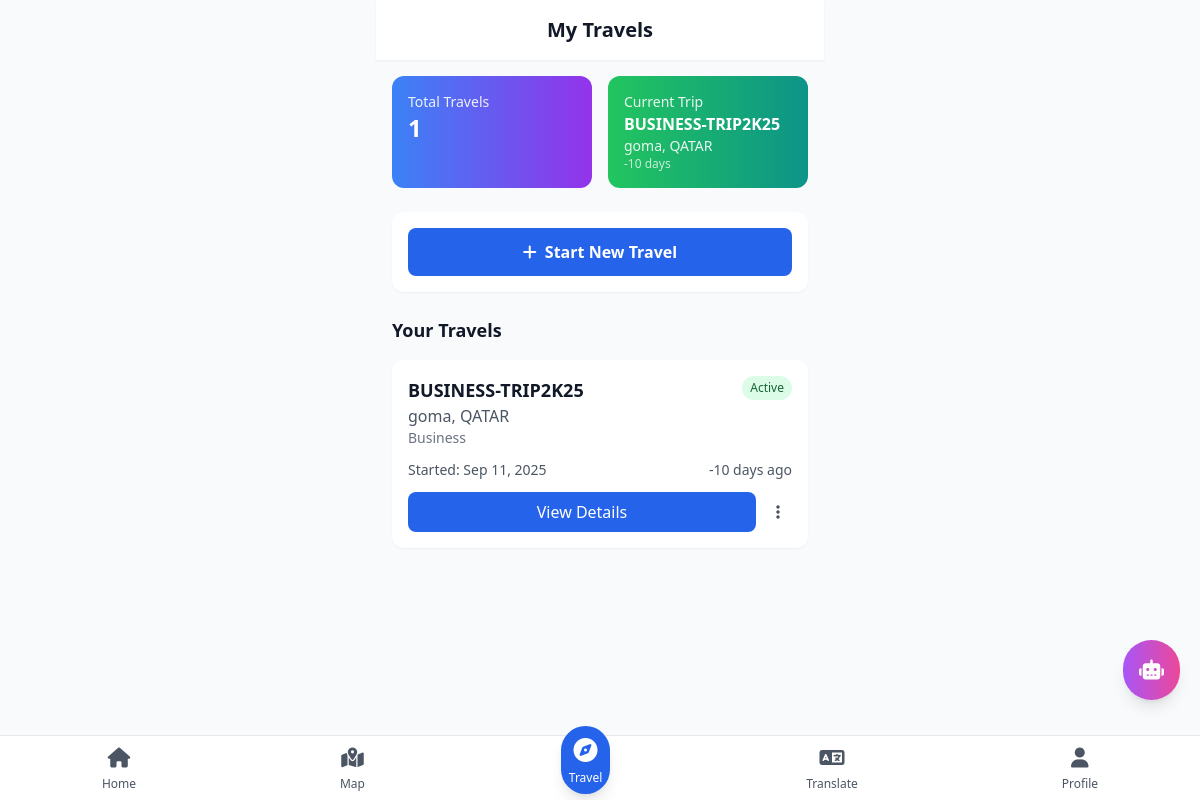
The page /travels/ (signed in) on the database its author committed.
### travels/models.py (models this page shows, shortened)
class Travel(models.Model):
    TRAVEL_TYPES = [
        ('business', 'Business'),
        ('scientific', 'Scientific'),
        ('vacation', 'Vacation'),
        ('pilgrimage', 'Pilgrimage'),
    ]
    user = models.ForeignKey(User, on_delete=models.CASCADE)
    name = models.CharField(max_length=100)
    country = models.CharField(max_length=100)
    city = models.CharField(max_length=100)
    travel_type = models.CharField(max_length=20, choices=TRAVEL_TYPES)
    start_date = models.DateField(default=timezone.now)
    residence = models.CharField(max_length=200, blank=True)
    objectives = models.TextField(blank=True)
    is_active = models.BooleanField(default=False)
    advice_data = models.JSONField(null=True, blank=True)
    is_synced = models.BooleanField(default=False)
    created_at = models.DateTimeField(auto_now_add=True)
    updated_at = models.DateTimeField(auto_now=True)
    class Meta:
        ordering = ['-created_at']
    def days_elapsed(self):
        return (timezone.now().date() - self.start_date).days

### travels/views.py (the view)
# urls.py: path('', views.travel_list, name='travel_list'),
@login_required
def travel_list(request):
    travels = Travel.objects.filter(user=request.user)
    active_travel = travels.filter(is_active=True).first()
    context = {
        'travels': travels,
        'active_travel': active_travel,
        'total_travels': travels.count(),
    }
    return render(request, 'travels/travel_list.html', context)

### templates/travels/travel_list.html (shortened to what this page needs)
{% extends 'base.html' %}
{% block content %}
<div class="max-w-md mx-auto">
    <header class="bg-white dark:bg-slate-800 p-4 shadow-sm theme-transition">
        <h1 class="text-xl font-bold text-center">My Travels</h1>
    </header>
    <div class="p-4 space-y-6">
        <div class="grid grid-cols-2 gap-4">
            <div class="bg-gradient-to-r from-blue-500 to-purple-600 text-white p-4 rounded-xl">
                <h3 class="text-sm opacity-90">Total Travels</h3>
                <p class="text-2xl font-bold">{{ total_travels }}</p>
            </div>
            {% if active_travel %}
            <div class="bg-gradient-to-r from-green-500 to-teal-600 text-white p-4 rounded-xl">
                <h3 class="text-sm opacity-90">Current Trip</h3>
                <p class="font-semibold">{{ active_travel.name }}</p>
                <p class="text-sm opacity-90">{{ active_travel.city }}, {{ active_travel.country }}</p>
                <p class="text-xs opacity-75">{{ active_travel.days_elapsed }} days</p>
            </div>
            {% else %}
            <div class="bg-gray-400 text-white p-4 rounded-xl">
                <h3 class="text-sm opacity-90">Current Trip</h3>
                <p class="text-lg">No active travel</p>
            </div>
            {% endif %}
        </div>
        <div class="bg-white dark:bg-slate-800 rounded-xl p-4 shadow-sm">
            <a href="{% url 'travel_new' %}" class="flex items-center justify-center space-x-2 bg-primary-600 text-white py-3 rounded-lg font-semibold hover:bg-primary-700 transition-colors">
                <i class="fas fa-plus"></i>
                <span>Start New Travel</span>
            </a>
        </div>
        {% if travels %}
        <div class="space-y-4">
            <h3 class="font-semibold text-lg">Your Travels</h3>
            {% for travel in travels %}
            <div class="bg-white dark:bg-slate-800 rounded-xl p-4 shadow-sm">
                <div class="flex justify-between items-start mb-3">
                    <div class="flex-1">
                        <h4 class="font-semibold text-lg">{{ travel.name }}</h4>
                        <p class="text-gray-600 dark:text-gray-400">{{ travel.city }}, {{ travel.country }}</p>
                        <p class="text-sm text-gray-500 dark:text-gray-500">{{ travel.get_travel_type_display }}</p>
                    </div>
                    {% if travel.is_active %}
                    <span class="bg-green-100 text-green-800 px-2 py-1 rounded-full text-xs font-medium">
                        Active
                    </span>
                    {% endif %}
                </div>
                <div class="flex justify-between items-center text-sm text-gray-600 dark:text-gray-400 mb-3">
                    <span>Started: {{ travel.start_date|date:"M d, Y" }}</span>
                    <span>{{ travel.days_elapsed }} days ago</span>
                </div>
                <div class="flex space-x-2">
                    <a href="{% url 'travel_detail' travel.id %}"
                       class="flex-1 bg-primary-600 text-white py-2 rounded-lg text-center font-medium hover:bg-primary-700">
                        View Details
                    </a>
                    <div class="relative">
                        <button onclick="toggleTravelMenu({{ travel.id }})"
                                class="px-3 py-2 text-gray-600 dark:text-gray-400 hover:text-gray-800 dark:hover:text-gray-200">
                            <i class="fas fa-ellipsis-v"></i>
                        </button>
                    </div>
                </div>
            </div>
            {% endfor %}
        </div>
        {% endif %}
    </div>
</div>
{% endblock %}

### static/css/base.css (style rules this page uses)
:root { --primary-50: #eff6ff; --primary-500: #3b82f6; --primary-600: #2563eb; --primary-700: #1d4ed8; --primary-900: #1e3a8a; }
.theme-transition { transition: background-color 0.3s ease, color 0.3s ease; }
button { transition: all 0.2s ease; }

### templates/base.html (style rules this page uses)
.theme-transition { transition: background-color 0.3s ease, color 0.3s ease; }

### rows shown on the page
Travel: name "BUSINESS-TRIP2K25", city "goma", country "QATAR", days_elapsed "-10", travel_type "Business", is_active "Active", start_date "Sep 11, 2025"

### other values the page prints
{{ total_travels }} "1"
